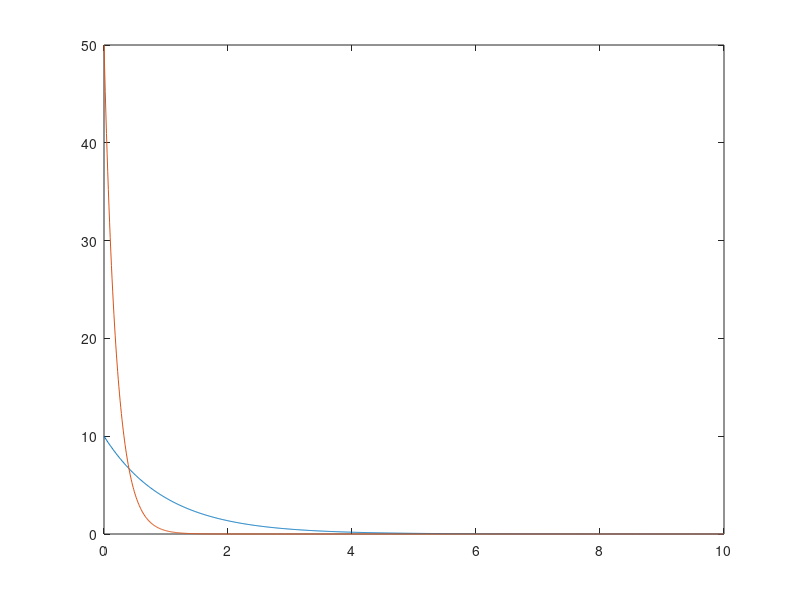

MATLAB code to generate this figure:
close all;clc;clear

A1 = [-7 ,4   ,6;
       8 ,-47 ,-60;
       0 ,36  ,45];
A2 = [-4/3,13/3,6;
       -1/3,-8/3,-1;
        0,0,-2];

%% Check how the decay works
t = 0:0.01:10;
c = [1 5];
x0 = 10;
lambda = [1 5];
figure
for i = 1:length(lambda)
y = c(i)*exp(-lambda(i)*t)*norm(x0);
plot(t,y)
hold on
end
